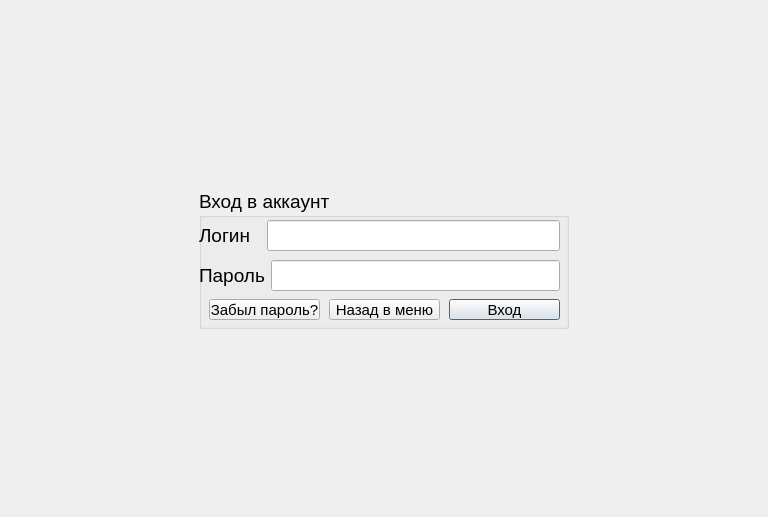
<?xml version="1.0" encoding="UTF-8"?>
<ui version="4.0">
 <class>SignIn</class>
 <widget class="QDialog" name="SignIn">
  <property name="geometry">
   <rect>
    <x>0</x>
    <y>0</y>
    <width>768</width>
    <height>517</height>
   </rect>
  </property>
  <property name="windowTitle">
   <string>Dialog</string>
  </property>
  <layout class="QVBoxLayout" name="verticalLayout_2">
   <item>
    <layout class="QVBoxLayout" name="verticalLayout">
     <item>
      <spacer name="verticalSpacer">
       <property name="orientation">
        <enum>Qt::Vertical</enum>
       </property>
       <property name="sizeHint" stdset="0">
        <size>
         <width>20</width>
         <height>40</height>
        </size>
       </property>
      </spacer>
     </item>
     <item>
      <layout class="QHBoxLayout" name="horizontalLayout_3">
       <item>
        <spacer name="horizontalSpacer">
         <property name="orientation">
          <enum>Qt::Horizontal</enum>
         </property>
         <property name="sizeHint" stdset="0">
          <size>
           <width>40</width>
           <height>20</height>
          </size>
         </property>
        </spacer>
       </item>
       <item>
        <widget class="QGroupBox" name="groupBox">
         <property name="sizePolicy">
          <sizepolicy hsizetype="Maximum" vsizetype="Maximum">
           <horstretch>0</horstretch>
           <verstretch>0</verstretch>
          </sizepolicy>
         </property>
         <property name="minimumSize">
          <size>
           <width>370</width>
           <height>140</height>
          </size>
         </property>
         <property name="font">
          <font>
           <pointsize>14</pointsize>
          </font>
         </property>
         <property name="title">
          <string>Вход в аккаунт</string>
         </property>
         <widget class="QWidget" name="layoutWidget">
          <property name="geometry">
           <rect>
            <x>0</x>
            <y>70</y>
            <width>361</width>
            <height>33</height>
           </rect>
          </property>
          <layout class="QHBoxLayout" name="horizontalLayout_2">
           <item>
            <widget class="QLabel" name="label_2">
             <property name="text">
              <string>Пароль</string>
             </property>
            </widget>
           </item>
           <item>
            <widget class="QLineEdit" name="pasEdit"/>
           </item>
          </layout>
         </widget>
         <widget class="QPushButton" name="Ent">
          <property name="geometry">
           <rect>
            <x>250</x>
            <y>110</y>
            <width>111</width>
            <height>21</height>
           </rect>
          </property>
          <property name="font">
           <font>
            <pointsize>11</pointsize>
           </font>
          </property>
          <property name="text">
           <string>Вход</string>
          </property>
         </widget>
         <widget class="QPushButton" name="pushButton_2">
          <property name="geometry">
           <rect>
            <x>10</x>
            <y>110</y>
            <width>111</width>
            <height>21</height>
           </rect>
          </property>
          <property name="font">
           <font>
            <pointsize>11</pointsize>
           </font>
          </property>
          <property name="text">
           <string>Забыл пароль?</string>
          </property>
         </widget>
         <widget class="QPushButton" name="backMenuLog">
          <property name="geometry">
           <rect>
            <x>130</x>
            <y>110</y>
            <width>111</width>
            <height>21</height>
           </rect>
          </property>
          <property name="font">
           <font>
            <pointsize>11</pointsize>
           </font>
          </property>
          <property name="text">
           <string>Назад в меню</string>
          </property>
         </widget>
         <widget class="QWidget" name="layoutWidget_2">
          <property name="geometry">
           <rect>
            <x>0</x>
            <y>30</y>
            <width>361</width>
            <height>33</height>
           </rect>
          </property>
          <layout class="QHBoxLayout" name="horizontalLayout">
           <item>
            <widget class="QLabel" name="label">
             <property name="text">
              <string>Логин  </string>
             </property>
            </widget>
           </item>
           <item>
            <widget class="QLineEdit" name="logEdit"/>
           </item>
          </layout>
         </widget>
        </widget>
       </item>
       <item>
        <spacer name="horizontalSpacer_2">
         <property name="orientation">
          <enum>Qt::Horizontal</enum>
         </property>
         <property name="sizeHint" stdset="0">
          <size>
           <width>40</width>
           <height>20</height>
          </size>
         </property>
        </spacer>
       </item>
      </layout>
     </item>
     <item>
      <spacer name="verticalSpacer_2">
       <property name="orientation">
        <enum>Qt::Vertical</enum>
       </property>
       <property name="sizeHint" stdset="0">
        <size>
         <width>20</width>
         <height>40</height>
        </size>
       </property>
      </spacer>
     </item>
    </layout>
   </item>
  </layout>
 </widget>
 <resources/>
 <connections/>
</ui>
